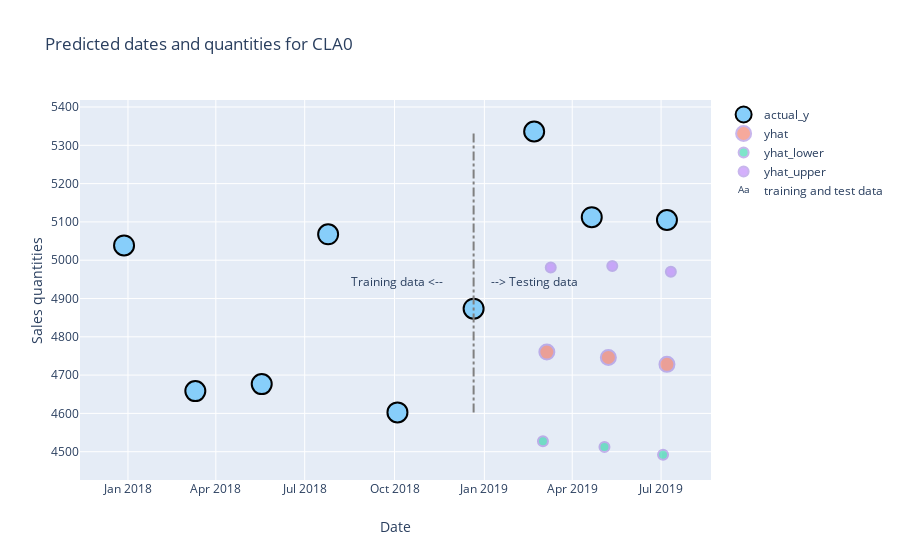
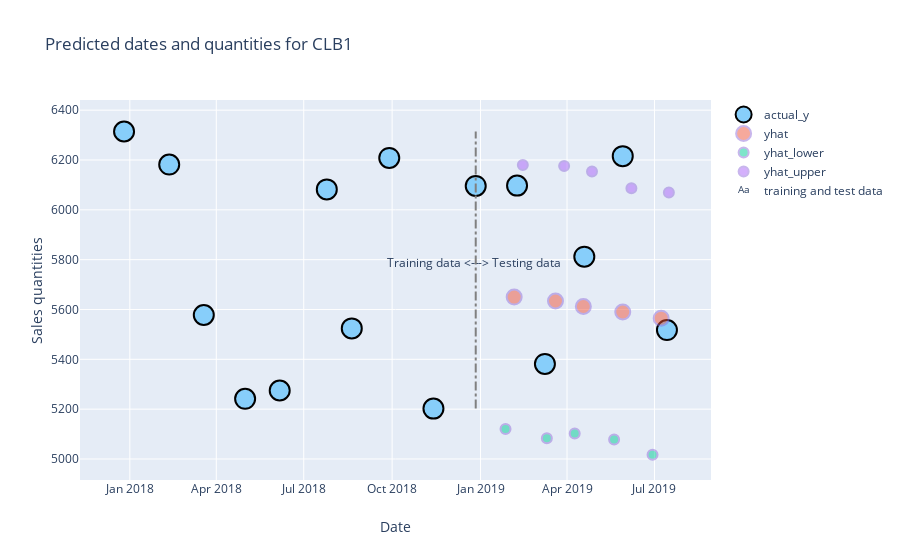
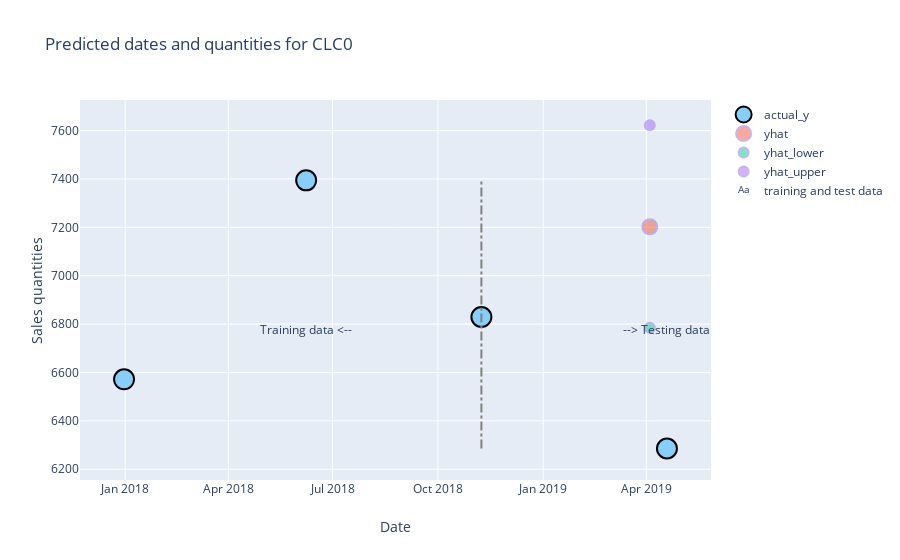
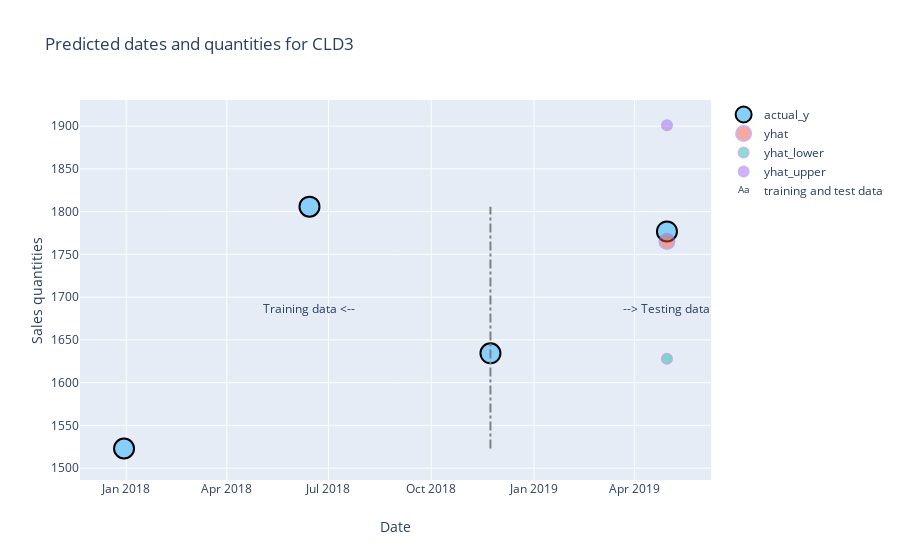

Notebook code for these charts, in order:
### Markdown cell above
## Second part: Forecast

### Code cell
cluster_0_aggregated_preds=FaaS.get_aggregated_preds(sales_clusters_df,0,'2019-01-01')

### Figure 1 — Plotly figure (JSON) as saved in the notebook; plotly's stock layout.template omitted (floating-point values rounded to 4 significant figures)
{"data": [{"marker": {"color": "LightSkyBlue", "line": {"color": "black", "width": 2}, "size": 20}, "mode": "markers", "name": "actual_y", "type": "scatter", "x": ["2017-12-28T00:00:00", "2018-03-11T00:00:00", "2018-05-18T00:00:00", "2018-07-25T00:00:00", "2018-10-04T00:00:00", "2018-12-21T00:00:00", "2019-02-21T00:00:00", "2019-04-21T00:00:00", "2019-07-07T00:00:00"], "y": [5039.0, 4658.0, 4676.0, 5068.0, 4603.0, 4873.0, 5336.0, 5112.0, 5105.0]}, {"marker": {"line": {"color": "MediumPurple", "width": 2}, "size": 15}, "mode": "markers", "name": "yhat", "opacity": 0.5, "type": "scatter", "x": ["2019-03-06T00:00:00", "2019-05-08T00:00:00", "2019-07-07T00:00:00"], "y": [4760, 4746, 4728]}, {"marker": {"line": {"color": "MediumPurple", "width": 2}, "size": 10}, "mode": "markers", "name": "yhat_lower", "opacity": 0.5, "type": "scatter", "x": ["2019-03-02T00:00:00", "2019-05-04T00:00:00", "2019-07-03T00:00:00"], "y": [4527, 4512, 4492]}, {"marker": {"line": {"color": "MediumPurple", "width": 2}, "size": 10}, "mode": "markers", "name": "yhat_upper", "opacity": 0.5, "type": "scatter", "x": ["2019-03-10T00:00:00", "2019-05-12T00:00:00", "2019-07-11T00:00:00"], "y": [4981, 4985, 4970]}, {"mode": "text", "name": "training and test data", "text": ["Training data <--", "--> Testing data"], "type": "scatter", "x": ["2018-10-04T00:00:00", "2019-02-21T00:00:00"], "y": [4941.0, 4941.0]}], "layout": {"autosize": true, "shapes": [{"line": {"color": "grey", "dash": "dashdot", "width": 2}, "type": "line", "x0": "2018-12-21T00:00:00", "x1": "2018-12-21T00:00:00", "y0": 4603.0, "y1": 5336.0}], "title": {"text": "Predicted dates and quantities for CLA0"}, "xaxis": {"autorange": true, "range": ["2017-11-14 07:24:59.2042", "2019-08-19 16:35:00.7958"], "title": {"text": "Date"}, "type": "date"}, "yaxis": {"autorange": true, "range": [4418.0, 5434.0], "title": {"text": "Sales quantities"}, "type": "linear"}}}

### Figure 2 — Plotly figure (JSON) as saved in the notebook; plotly's stock layout.template omitted (floating-point values rounded to 4 significant figures)
{"data": [{"marker": {"color": "LightSkyBlue", "line": {"color": "black", "width": 2}, "size": 20}, "mode": "markers", "name": "actual_y", "type": "scatter", "x": ["2017-12-26T00:00:00", "2018-02-11T00:00:00", "2018-03-19T00:00:00", "2018-05-01T00:00:00", "2018-06-06T00:00:00", "2018-07-25T00:00:00", "2018-08-20T00:00:00", "2018-09-28T00:00:00", "2018-11-13T00:00:00", "2018-12-27T00:00:00", "2019-02-08T00:00:00", "2019-03-09T00:00:00", "2019-04-19T00:00:00", "2019-05-29T00:00:00", "2019-07-14T00:00:00"], "y": [6314.0, 6182.0, 5578.0, 5242.0, 5275.0, 6082.0, 5524.0, 6208.0, 5202.0, 6096.0, 6097.0, 5381.0, 5812.0, 6216.0, 5517.0]}, {"marker": {"line": {"color": "MediumPurple", "width": 2}, "size": 15}, "mode": "markers", "name": "yhat", "opacity": 0.5, "type": "scatter", "x": ["2019-02-05T00:00:00", "2019-03-20T00:00:00", "2019-04-18T00:00:00", "2019-05-29T00:00:00", "2019-07-08T00:00:00"], "y": [5650, 5634, 5612, 5590, 5565]}, {"marker": {"line": {"color": "MediumPurple", "width": 2}, "size": 10}, "mode": "markers", "name": "yhat_lower", "opacity": 0.5, "type": "scatter", "x": ["2019-01-27T00:00:00", "2019-03-11T00:00:00", "2019-04-09T00:00:00", "2019-05-20T00:00:00", "2019-06-29T00:00:00"], "y": [5120, 5083, 5102, 5078, 5017]}, {"marker": {"line": {"color": "MediumPurple", "width": 2}, "size": 10}, "mode": "markers", "name": "yhat_upper", "opacity": 0.5, "type": "scatter", "x": ["2019-02-14T00:00:00", "2019-03-29T00:00:00", "2019-04-27T00:00:00", "2019-06-07T00:00:00", "2019-07-16T00:00:00"], "y": [6180, 6176, 6154, 6087, 6070]}, {"mode": "text", "name": "training and test data", "text": ["Training data <--", "--> Testing data"], "type": "scatter", "x": ["2018-11-13T00:00:00", "2019-02-08T00:00:00"], "y": [5782.0, 5782.0]}], "layout": {"autosize": true, "shapes": [{"line": {"color": "grey", "dash": "dashdot", "width": 2}, "type": "line", "x0": "2018-12-27T00:00:00", "x1": "2018-12-27T00:00:00", "y0": 5202.0, "y1": 6314.0}], "title": {"text": "Predicted dates and quantities for CLB1"}, "xaxis": {"autorange": true, "range": ["2017-11-11 14:26:34.695", "2019-08-27 09:33:25.305"], "title": {"text": "Date"}, "type": "date"}, "yaxis": {"autorange": true, "range": [4903.0, 6465.0], "title": {"text": "Sales quantities"}, "type": "linear"}}}

### Figure 3 — Plotly figure (JSON) as saved in the notebook; plotly's stock layout.template omitted (floating-point values rounded to 4 significant figures)
{"data": [{"marker": {"color": "LightSkyBlue", "line": {"color": "black", "width": 2}, "size": 20}, "mode": "markers", "name": "actual_y", "type": "scatter", "x": ["2017-12-31T00:00:00", "2018-06-08T00:00:00", "2018-11-08T00:00:00", "2019-04-19T00:00:00"], "y": [6572.0, 7394.0, 6829.0, 6286.0]}, {"marker": {"line": {"color": "MediumPurple", "width": 2}, "size": 15}, "mode": "markers", "name": "yhat", "opacity": 0.5, "type": "scatter", "x": ["2019-04-04T00:00:00"], "y": [7202]}, {"marker": {"line": {"color": "MediumPurple", "width": 2}, "size": 10}, "mode": "markers", "name": "yhat_lower", "opacity": 0.5, "type": "scatter", "x": ["2019-04-04T00:00:00"], "y": [6785]}, {"marker": {"line": {"color": "MediumPurple", "width": 2}, "size": 10}, "mode": "markers", "name": "yhat_upper", "opacity": 0.5, "type": "scatter", "x": ["2019-04-04T00:00:00"], "y": [7622]}, {"mode": "text", "name": "training and test data", "text": ["Training data <--", "--> Testing data"], "type": "scatter", "x": ["2018-06-08T00:00:00", "2019-04-19T00:00:00"], "y": [6770.0, 6770.0]}], "layout": {"autosize": true, "shapes": [{"line": {"color": "grey", "dash": "dashdot", "width": 2}, "type": "line", "x0": "2018-11-08T00:00:00", "x1": "2018-11-08T00:00:00", "y0": 6286.0, "y1": 7394.0}], "title": {"text": "Predicted dates and quantities for CLC0"}, "xaxis": {"autorange": true, "range": ["2017-11-23 18:03:49.1777", "2019-05-26 05:56:10.8223"], "title": {"text": "Date"}, "type": "date"}, "yaxis": {"autorange": true, "range": [6131.0, 7740.0], "title": {"text": "Sales quantities"}, "type": "linear"}}}

### Figure 4 — Plotly figure (JSON) as saved in the notebook; plotly's stock layout.template omitted (floating-point values rounded to 4 significant figures)
{"data": [{"marker": {"color": "LightSkyBlue", "line": {"color": "black", "width": 2}, "size": 20}, "mode": "markers", "name": "actual_y", "type": "scatter", "x": ["2017-12-30T00:00:00", "2018-06-14T00:00:00", "2018-11-23T00:00:00", "2019-04-30T00:00:00"], "y": [1523.0, 1806.0, 1634.0, 1777.0]}, {"marker": {"line": {"color": "MediumPurple", "width": 2}, "size": 15}, "mode": "markers", "name": "yhat", "opacity": 0.5, "type": "scatter", "x": ["2019-04-30T00:00:00"], "y": [1765]}, {"marker": {"line": {"color": "MediumPurple", "width": 2}, "size": 10}, "mode": "markers", "name": "yhat_lower", "opacity": 0.5, "type": "scatter", "x": ["2019-04-30T00:00:00"], "y": [1628]}, {"marker": {"line": {"color": "MediumPurple", "width": 2}, "size": 10}, "mode": "markers", "name": "yhat_upper", "opacity": 0.5, "type": "scatter", "x": ["2019-04-30T00:00:00"], "y": [1901]}, {"mode": "text", "name": "training and test data", "text": ["Training data <--", "--> Testing data"], "type": "scatter", "x": ["2018-06-14T00:00:00", "2019-04-30T00:00:00"], "y": [1685.0, 1685.0]}], "layout": {"autosize": true, "shapes": [{"line": {"color": "grey", "dash": "dashdot", "width": 2}, "type": "line", "x0": "2018-11-23T00:00:00", "x1": "2018-11-23T00:00:00", "y0": 1523.0, "y1": 1806.0}], "title": {"text": "Predicted dates and quantities for CLD3"}, "xaxis": {"autorange": true, "range": ["2017-11-21 19:25:56.4987", "2019-06-07 04:34:03.5013"], "title": {"text": "Date"}, "type": "date"}, "yaxis": {"autorange": true, "range": [1479.0, 1934.0], "title": {"text": "Sales quantities"}, "type": "linear"}}}
